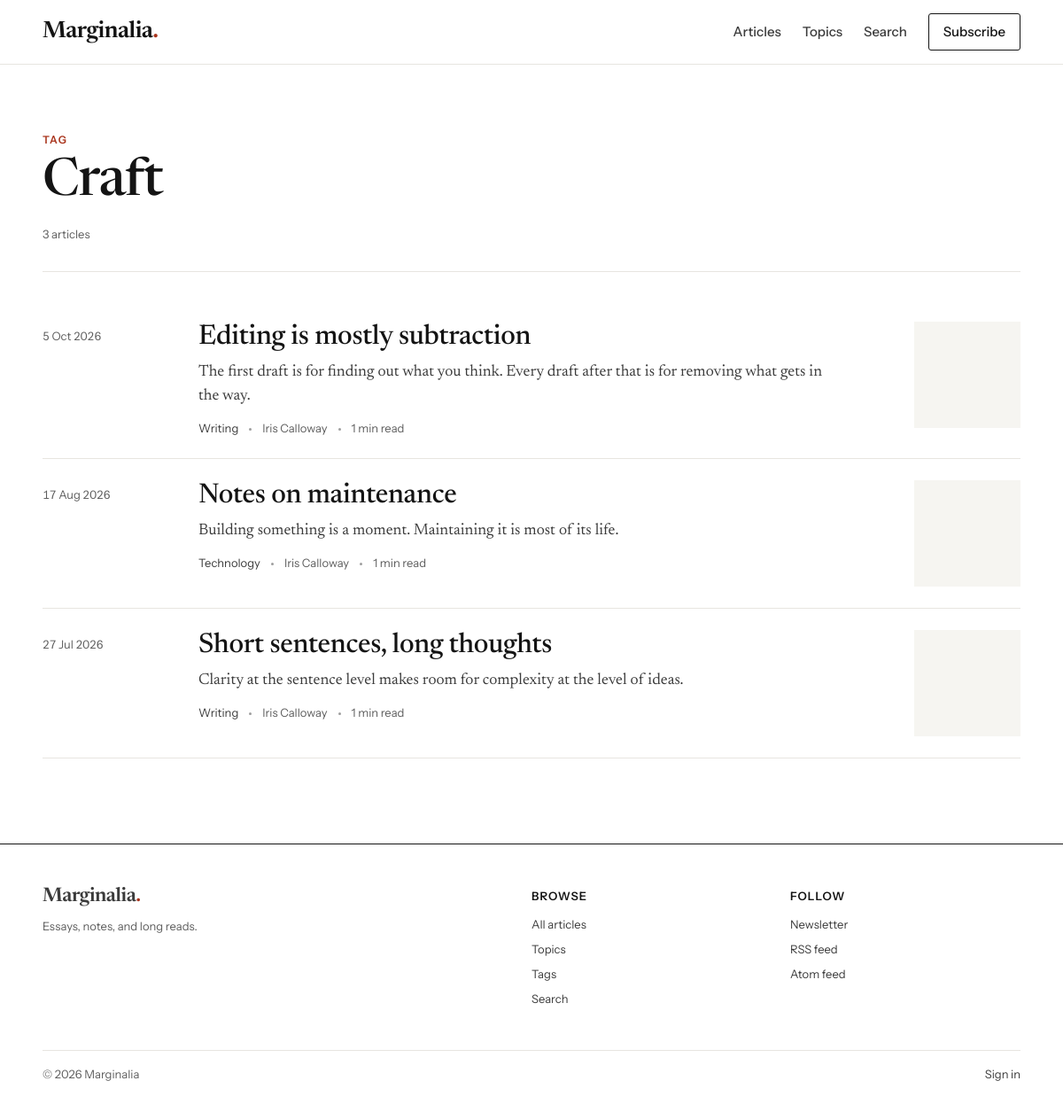
The page /tags/craft/ on the database its author committed.
### apps/blog/models.py (models this page shows, shortened)
class Tag(models.Model):
    name = models.CharField(max_length=60, unique=True)
    slug = models.SlugField(max_length=80, unique=True, validators=[slug_validator])
    is_demo = models.BooleanField(default=False)
    class Meta:
        ordering = ["name"]

class Post(models.Model):
    class Status(models.TextChoices):
        DRAFT = "draft", "Draft"
        PUBLISHED = "published", "Published"
    title = models.CharField(max_length=200)
    slug = models.SlugField(max_length=200, unique=True, validators=[slug_validator])
    excerpt = models.TextField(
        blank=True, max_length=400, help_text="A one- or two-sentence summary shown in listings."
    )
    body = models.TextField(blank=True, help_text="Written in Markdown.")
    body_html = models.TextField(blank=True, editable=False)
    body_text = models.TextField(blank=True, editable=False)
    word_count = models.PositiveIntegerField(default=0, editable=False)
    reading_time = models.PositiveSmallIntegerField(default=1, editable=False)
    cover_image = models.ForeignKey(
        "images.Image", null=True, blank=True, on_delete=models.SET_NULL, related_name="+"
    )
    author = models.ForeignKey(Author, on_delete=models.PROTECT, related_name="posts")
    category = models.ForeignKey(
        Category, null=True, blank=True, on_delete=models.SET_NULL, related_name="posts"
    )
    tags = models.ManyToManyField(Tag, blank=True, related_name="posts")
    status = models.CharField(
        max_length=10, choices=Status.choices, default=Status.DRAFT, db_index=True
    )
    published_at = models.DateTimeField(null=True, blank=True, db_index=True)
    featured = models.BooleanField(default=False, help_text="Feature on the home page.")
    allow_comments = models.BooleanField(default=True)
    seo_title = models.CharField("SEO title", max_length=70, blank=True)
    seo_description = models.CharField("SEO description", max_length=200, blank=True)
    is_demo = models.BooleanField(default=False)
    created_at = models.DateTimeField(auto_now_add=True)
    updated_at = models.DateTimeField(auto_now=True)
    created_by = models.ForeignKey(
        settings.AUTH_USER_MODEL, null=True, blank=True, on_delete=models.SET_NULL, related_name="+"
    )
    updated_by = models.ForeignKey(
        settings.AUTH_USER_MODEL, null=True, blank=True, on_delete=models.SET_NULL, related_name="+"
    )
    objects = PostQuerySet.as_manager()
    class Meta:
        ordering = ["-published_at", "-created_at"]
        indexes = [models.Index(fields=["status", "published_at"])]
        permissions = [("manage_publication", "Can manage the publication in the studio")]
    def get_absolute_url(self):
        return reverse("blog:post_detail", args=[self.slug])
    @property
    def summary(self):
        return self.excerpt or Truncator(self.body_text).words(40)

class Category(models.Model):
    name = models.CharField(max_length=80, unique=True)
    slug = models.SlugField(max_length=100, unique=True, validators=[slug_validator])
    description = models.TextField(blank=True, max_length=500)
    position = models.PositiveSmallIntegerField(
        default=0, help_text="Lower numbers are listed first."
    )
    is_demo = models.BooleanField(default=False)
    class Meta:
        ordering = ["position", "name"]
        verbose_name_plural = "categories"
    def get_absolute_url(self):
        return reverse("blog:category_detail", args=[self.slug])

class Author(models.Model):
    user = models.OneToOneField(
        settings.AUTH_USER_MODEL,
        null=True,
        blank=True,
        on_delete=models.SET_NULL,
        related_name="author_profile",
        help_text="Optional sign-in account linked to this author.",
    )
    name = models.CharField(max_length=120)
    slug = models.SlugField(max_length=140, unique=True, validators=[slug_validator])
    bio = models.TextField(blank=True, max_length=1500)
    avatar = models.ForeignKey(
        "images.Image", null=True, blank=True, on_delete=models.SET_NULL, related_name="+"
    )
    website = models.URLField(blank=True)
    is_demo = models.BooleanField(default=False)
    created_at = models.DateTimeField(auto_now_add=True)
    updated_at = models.DateTimeField(auto_now=True)
    class Meta:
        ordering = ["name"]

### apps/images/models.py (models this page shows, shortened)
class Image(models.Model):
    file = models.ImageField(upload_to=image_upload_to, width_field="width", height_field="height")
    alt_text = models.CharField(
        "alt text",
        max_length=250,
        help_text="Describe the image for people who can't see it.",
    )
    width = models.PositiveIntegerField(default=0, editable=False)
    height = models.PositiveIntegerField(default=0, editable=False)
    file_size = models.PositiveIntegerField(default=0, editable=False)
    original_filename = models.CharField(max_length=255, blank=True)
    uploaded_by = models.ForeignKey(
        settings.AUTH_USER_MODEL, null=True, blank=True, on_delete=models.SET_NULL, related_name="+"
    )
    is_demo = models.BooleanField(default=False)
    created_at = models.DateTimeField(auto_now_add=True)
    class Meta:
        ordering = ["-created_at"]
    @property
    def url(self):
        return self.file.url if self.file else ""

### apps/blog/views.py (the view)
# urls.py: path("tags/<slug:slug>/", views.tag_detail, name="tag_detail"),
@require_GET
def tag_detail(request, slug):
    tag = get_object_or_404(Tag, slug=slug)
    page = paginate(request, Post.objects.live().filter(tags=tag).with_relations())
    return render(request, "blog/tag_detail.html", {"tag": tag, "page": page})

### apps/blog/models.py (called while the page is built)
    def live(self, now=None):
        return self.filter(
            status=Post.Status.PUBLISHED,
            published_at__isnull=False,
            published_at__lte=now or timezone.now(),
        )

    def with_relations(self):
        return self.select_related("author", "category", "cover_image").prefetch_related("tags")

### apps/blog/views.py (called while the page is built)
def paginate(request, items, per_page=None):
    paginator = Paginator(items, per_page or settings.POSTS_PER_PAGE)
    try:
        return paginator.page(request.GET.get("page") or 1)
    except (EmptyPage, PageNotAnInteger):
        raise Http404("That page doesn't exist.") from None

### apps/core/context_processors.py (called while the page is built)
def site(request):
    return {
        "publication": {
            "name": settings.SITE_NAME,
            "tagline": settings.SITE_TAGLINE,
            "url": settings.SITE_URL,
            "language": settings.SITE_LANGUAGE,
        },
        "ephemeral_data": settings.EPHEMERAL_DATA,
    }

### apps/core/templatetags/ui.py (called while the page is built)
@register.simple_tag(takes_context=True)
def nav_current(context, *url_names):
    match = getattr(context.get("request"), "resolver_match", None)
    if match and match.view_name in url_names:
        return mark_safe(' aria-current="page"')
    return ""

### apps/studio/context_processors.py (called while the page is built)
def studio(request):
    match = getattr(request, "resolver_match", None)
    if not match or match.namespace != "studio" or not is_editor(request.user):
        return {}
    from apps.comments.models import Comment
    return {"studio_pending_comments": Comment.objects.pending().count()}

### templates/blog/tag_detail.html (shortened to what this page needs)
{% extends "base.html" %}
{% block content %}
<div class="wrap">
  <header class="page-head">
    <a class="kicker" href="{% url 'blog:tag_list' %}">Tag</a>
    <h1>{{ tag.name }}</h1>
    <p class="page-head__meta">{{ page.paginator.count }} article{{ page.paginator.count|pluralize }}</p>
  </header>
  {% if page.object_list %}
    <ul class="post-index" role="list">{% for post in page.object_list %}{% include "partials/post_row.html" with show_author=True %}{% endfor %}</ul>
  {% else %}
    <div class="empty"><h2>Nothing here yet</h2><p>No published articles use this tag.</p><div class="btn-row"><a class="btn" href="{% url 'blog:tag_list' %}">All tags</a></div></div>
  {% endif %}
</div>
{% endblock %}

### templates/partials/post_row.html
<li class="post-row{% if not post.cover_image %} post-row--no-thumb{% endif %}">
  <time class="post-row__date" datetime="{{ post.published_at|date:'c' }}">{{ post.published_at|date:"j M Y" }}</time>
  <div>
    <{{ level|default:"h2" }} class="post-row__title"><a href="{{ post.get_absolute_url }}">{{ post.title }}</a></{{ level|default:"h2" }}>
    {% if post.snippet %}
      <p class="post-row__snippet">{{ post.snippet }}</p>
    {% else %}
      <p class="post-row__excerpt">{{ post.summary }}</p>
    {% endif %}
    <div class="meta">
      {% if post.category %}<a href="{{ post.category.get_absolute_url }}">{{ post.category.name }}</a>{% endif %}
      {% if show_author %}<span>{{ post.author.name }}</span>{% endif %}
      <span>{{ post.reading_time }} min read</span>
    </div>
  </div>
  {% if post.cover_image %}
    <a class="post-row__thumb" href="{{ post.get_absolute_url }}" tabindex="-1" aria-hidden="true">
      <img src="{{ post.cover_image.url }}" alt="" width="240" height="240" loading="lazy" decoding="async">
    </a>
  {% endif %}
</li>

### static/css/site.css (style rules this page uses)
:root { color-scheme: light; --paper: #ffffff; --wash: #f6f5f1; --ink: #141414; --ink-2: #3b3b3b; --muted: #5e5e5e; --rule: #e7e5e0; --rule-strong: #cfcbc3; --control: #8f8b83; --accent: #a8321a; --accent-strong: #84260f; --accent-wash: #fbefe9; --success: #1f6b43; --success-wash: #eaf4ee; --danger: #a1221b; --danger-wash: #fbecea; --warning: #8a5300; --warning-wash: #fdf3e2; --serif: "Newsreader", "Iowan Old Style", "Palatino Linotype", Palatino, Georgia, serif; --sans: "Instrument Sans", system-ui, -apple-system, "Segoe UI", Roboto, "Helvetica Neue", Arial, sans-serif; --mono: "JetBrains Mono", ui-monospace, "Cascadia Code", Consolas, monospace; --step--1: 0.8125rem; --step-0: 0.9375rem; --step-1: 1.125rem; --step-2: clamp(1.25rem, 1.1rem + 0.5vw, 1.5rem); --step-3: clamp(1.5rem, 1.2rem + 1vw, 2rem); --step-4: clamp(1.875rem, 1.3rem + 2vw, 2.75rem); --step-5: clamp(2.25rem, 1.4rem + 3vw, 3.75rem); --space-1: 0.25rem; --space-2: 0.5rem; --space-3: 0.75rem; --space-4: 1rem; --space-5: 1.5rem; --space-6: 2rem; --space-7: 3rem; --space-8: 4.5rem; --space-9: 6rem; --page: 76rem; --measure: 40rem; --gutter: clamp(1rem, 4vw, 3rem); --radius: 3px; --header-h: 4.5rem; }
*, *::before, *::after { box-sizing: border-box; }
html { -webkit-text-size-adjust: 100%; text-size-adjust: 100%; scroll-padding-top: 1.5rem; }
body { margin: 0; background: var(--paper); color: var(--ink); font-family: var(--sans); font-size: var(--step-0); line-height: 1.55; text-rendering: optimizeLegibility; -webkit-font-smoothing: antialiased; display: flex; flex-direction: column; min-height: 100vh; overflow-wrap: break-word; }
h1, h2, h3, .meta, .post-row__excerpt, .article-dek, .page-head__lede, .topic-list__name { overflow-wrap: anywhere; }
img, svg { display: block; max-width: 100%; height: auto; }
h1, h2, h3, h4, h5, h6, p, figure, blockquote, ul, ol, dl { margin: 0; }
ul[role="list"], ol[role="list"] { list-style: none; padding: 0; }
@media (prefers-reduced-motion: no-preference) { html { scroll-behavior: smooth; } }
a { color: inherit; text-decoration-thickness: 1px; text-underline-offset: 0.18em; }
.wrap { width: 100%; max-width: calc(var(--page) + 2 * var(--gutter)); margin-inline: auto; padding-inline: var(--gutter); }
.kicker { display: inline-block; font-family: var(--sans); font-size: 0.75rem; font-weight: 600; letter-spacing: 0.12em; text-transform: uppercase; color: var(--accent); text-decoration: none; }
.page-head { padding-block: var(--space-8) var(--space-6); border-bottom: 1px solid var(--rule); margin-bottom: var(--space-6); }
.page-head h1 { font-family: var(--serif); font-size: var(--step-5); font-weight: 500; font-variation-settings: "opsz" 72; letter-spacing: -0.02em; line-height: 1.05; margin-top: var(--space-2); }
.page-head__meta { margin-top: var(--space-4); color: var(--muted); font-size: var(--step--1); }
.meta { display: flex; flex-wrap: wrap; align-items: center; gap: var(--space-1) var(--space-3); font-family: var(--sans); font-size: var(--step--1); color: var(--muted); }
.meta > * + *::before { content: ""; display: inline-block; width: 3px; height: 3px; margin-right: var(--space-3); border-radius: 50%; background: currentColor; vertical-align: middle; opacity: 0.6; }
.meta a { color: var(--ink-2); text-decoration: none; }
.post-index { list-style: none; margin: 0; padding: 0; }
.post-row { display: grid; grid-template-columns: 9.5rem minmax(0, 1fr) 7.5rem; gap: var(--space-5); align-items: start; padding-block: var(--space-5); border-bottom: 1px solid var(--rule); }
.post-row__date { padding-top: 0.375rem; font-size: var(--step--1); color: var(--muted); font-variant-numeric: tabular-nums; }
.post-row__title { font-family: var(--serif); font-size: var(--step-3); font-weight: 500; font-variation-settings: "opsz" 36; line-height: 1.15; letter-spacing: -0.01em; text-wrap: balance; }
.post-row__title a { text-decoration: none; }
.post-row__excerpt { margin-top: var(--space-2); font-family: var(--serif); font-size: var(--step-1); line-height: 1.5; color: var(--ink-2); max-width: 44rem; }
.post-row .meta { margin-top: var(--space-3); }
.post-row__thumb img { width: 100%; aspect-ratio: 1; object-fit: cover; background: var(--wash); }

### rows shown on the page
Tag: name "Craft"
Post: published_at "5 Oct 2026", title "Editing is mostly subtraction", summary "The first draft is for finding out what you think. Every draft after that is for removing what gets in the way.", category.name "Writing", author.name "Iris Calloway", reading_time "1", cover_image (picture)
Post: published_at "17 Aug 2026", title "Notes on maintenance", summary "Building something is a moment. Maintaining it is most of its life.", category.name "Technology", author.name "Iris Calloway", reading_time "1", cover_image (picture)
Post: published_at "27 Jul 2026", title "Short sentences, long thoughts", summary "Clarity at the sentence level makes room for complexity at the level of ideas.", category.name "Writing", author.name "Iris Calloway", reading_time "1", cover_image (picture)

### other values the page prints
{{ publication.name }} "Marginalia"
{{ page.paginator.count }} "3"
{{ publication.tagline }} "Essays, notes, and long reads."
